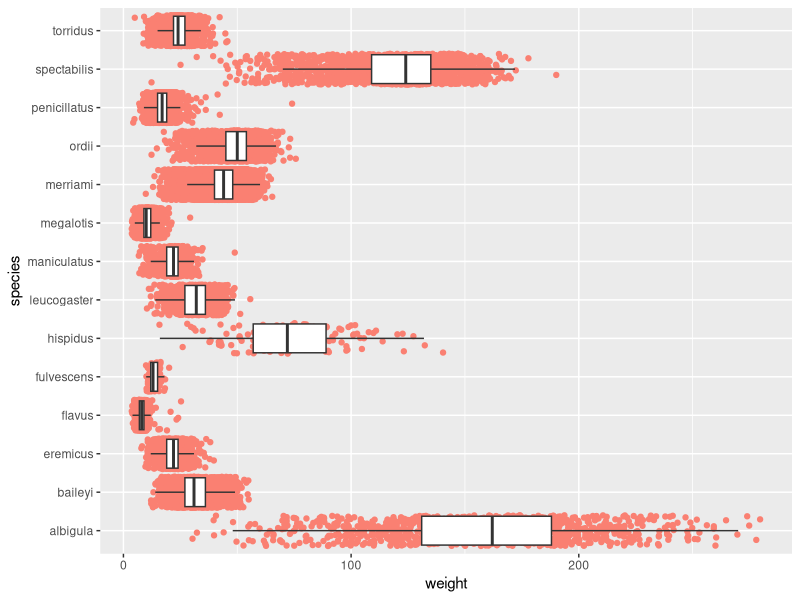
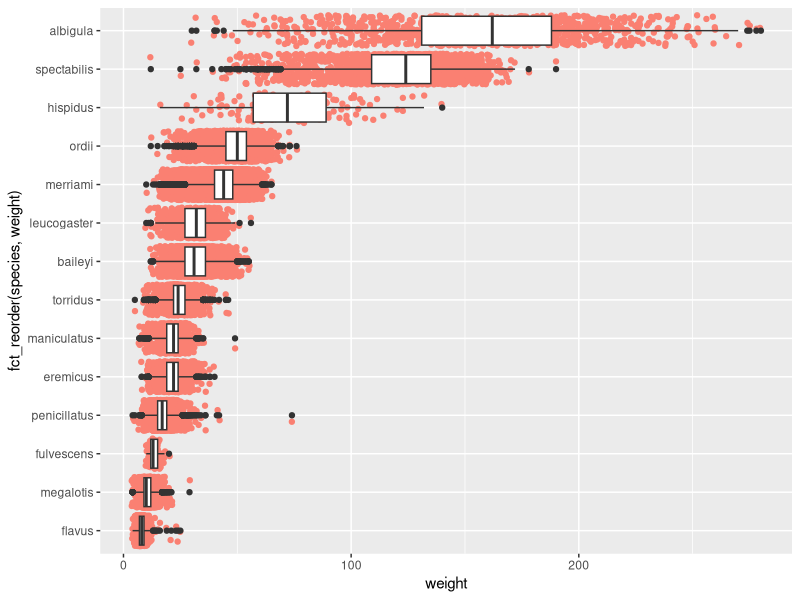
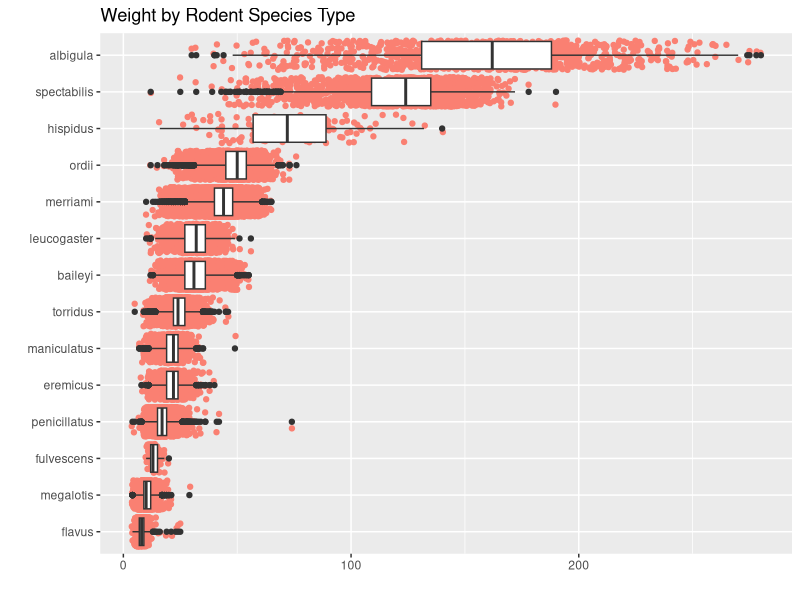
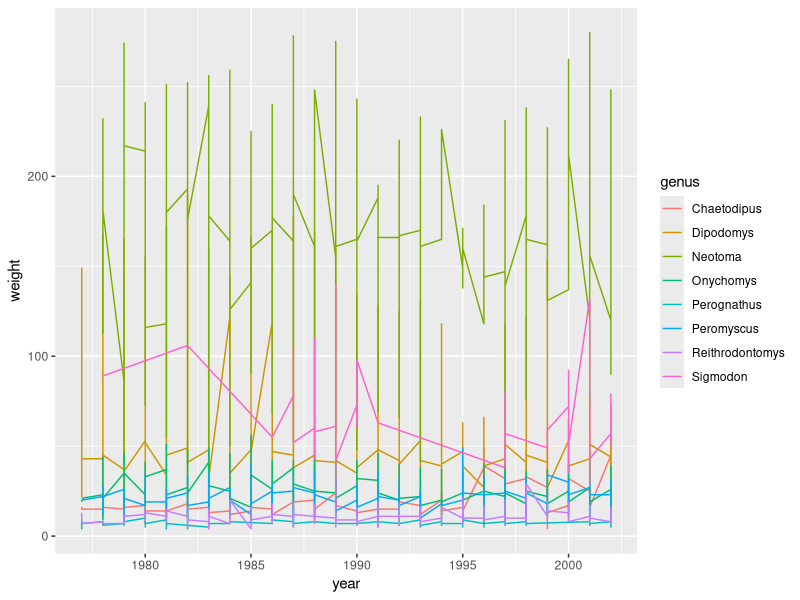
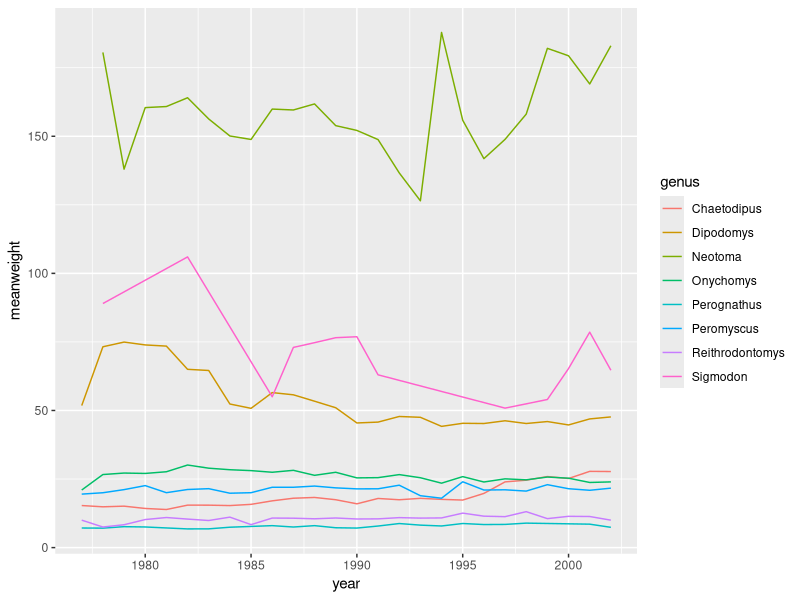
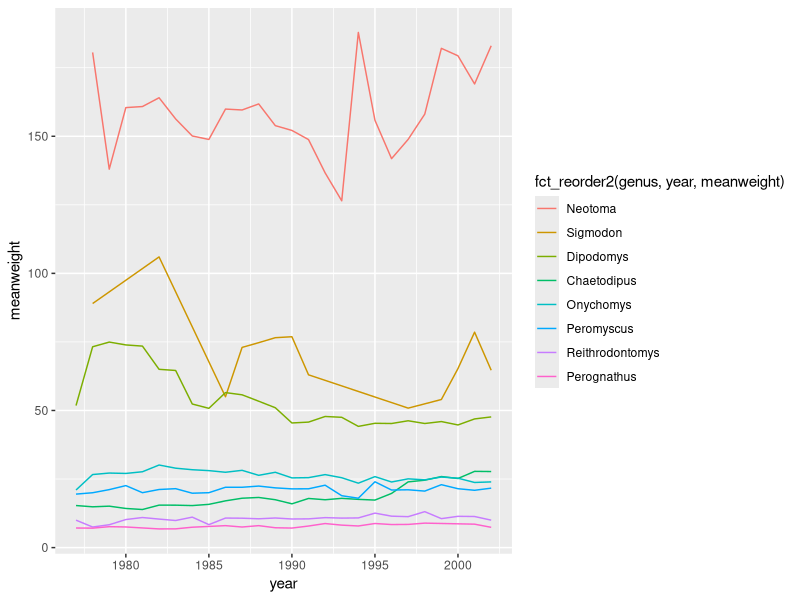
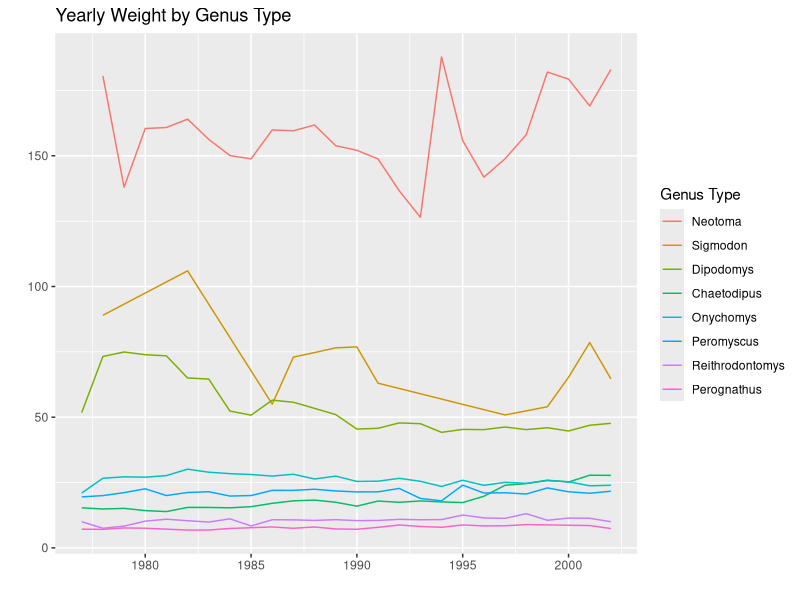
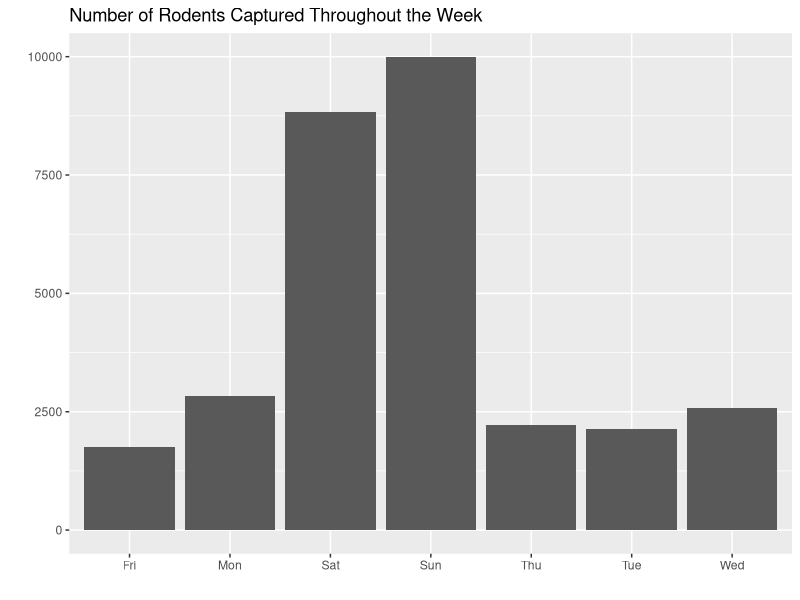

Here is the R script that generated these plots, in order:
## ---- chunk 1
#| execute:
#| output: FALSE
library(tidyverse)
library(forcats)
surveys <- read_csv(here::here("supporting_artifacts", "Lab5", "surveys.csv"))
## ---- chunk 2
ggplot(data = surveys, 
       mapping = aes(x = weight,
                     y = species,
                     )) + geom_jitter(color = "salmon") +
  geom_boxplot(alpha = 1, outlier.shape = NA) 
## ---- chunk 3
surveys |>
  ggplot(aes(weight, fct_reorder(species, weight))) +
  geom_jitter(color = "salmon") +
  geom_boxplot()
## ---- chunk 4
surveys |>
  ggplot(aes(x = weight,
             y = fct_reorder(species, weight))) +
  geom_jitter(color = "salmon") +
  geom_boxplot() +
  labs(title = "Weight by Rodent Species Type" , x = "", y = "")
## ---- chunk 5
surveys |>
  ggplot(aes(x = year,
             y = weight,
             color = genus)) +
  geom_line()
## ---- chunk 6
surveys |>
  group_by(genus, year) |>
  summarize(meanweight = mean(weight)) |>
  ggplot(aes(x = year,
             y = meanweight,
             color = genus)) +
  geom_line()
  
## ---- chunk 7
surveys |>
  group_by(genus, year) |>
  summarize(meanweight = mean(weight)) |>
  ggplot(aes(x = year,
             y = meanweight,
             color = fct_reorder2(genus, year, meanweight))) +
  geom_line()
  



## ---- chunk 8
surveys |>
  group_by(genus, year) |>
  summarize(meanweight = mean(weight)) |>
  ggplot(aes(x = year,
             y = meanweight,
             color = fct_reorder2(genus, year, meanweight))) +
  geom_line() +
  labs(title = "Yearly Weight by Genus Type" , x = "", y = "", color = "Genus Type")
## ---- chunk 9
surveys |>
  group_by(day_of_week) |>
  count() |>
  drop_na() |>
  rename("Count" = n) |>
  ggplot(aes(x = factor(day_of_week),
             y = Count)) +
  geom_col() +
  labs(title = "Number of Rodents Captured Throughout the Week", x = "", y = "")
## ---- chunk 10
week_levels <- c('Mon', 'Tue', 'Wed', 'Thu', 'Fri', 'Sat', 'Sun')
surveys |>
  group_by(day_of_week) |>
  count() |>
  drop_na() |>
  rename("Count" = n) |>
    ggplot(aes(x = factor(day_of_week, levels = week_levels),
               y = Count)) +
    geom_col() +
    labs(title = "Number of Rodents Captured Throughout the Week", x = "", y = "")
## ---- chunk 11
surveys |>
    mutate(day_of_week = fct_collapse(day_of_week, 
                                    Weekday = c("Mon", "Tue", "Wed", "Thu", "Fri"),
                                    Weekend = c("Sat", "Sun"))) |>
  count(day_of_week) |>
  drop_na() |>
  rename("Count" = n) |>
  ggplot(aes(x = day_of_week,
             y = Count)) +
  geom_col() +
  labs(title = "Number of Rodents Captured Throughout the Week", x = "", y = "")
